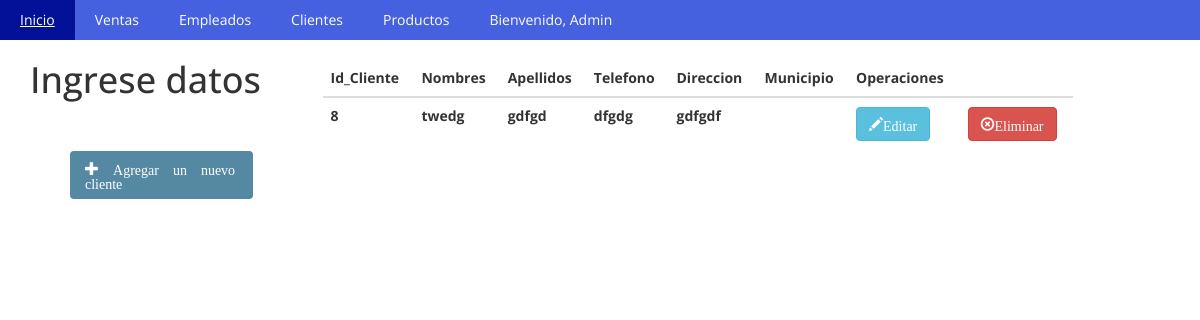
The app's page /cliente/cliente.php (signed in) with its own data.
### tables this page shows
CREATE TABLE `cliente` (
  `Id_Cliente` int(11) NOT NULL,
  `nombres` varchar(70) NOT NULL,
  `apellidos` varchar(70) NOT NULL,
  `telefono` varchar(15) NOT NULL,
  `direcion` varchar(100) NOT NULL,
  `municipio` varchar(100) NOT NULL
);

### cliente/cliente.php (the view, shortened to what this page needs)
<?php
    $con=conectar();
    $sql="SELECT *  FROM cliente";
    $query=mysqli_query($con,$sql);
?>
<!DOCTYPE html>
<html lang="en">
    <head>
        <link href="../style_m.css" rel="stylesheet">
        <link href="../estilos.css" rel="stylesheet">
        <link rel="stylesheet" href="https://maxcdn.bootstrapcdn.com/bootstrap/3.4.0/css/bootstrap.min.css">
       <link href="js/validacion.js" rel="stylesheet">
    </head>
    <body>
    <nav>
			<ul>
			<li><a href="../menu.php">Inicio</a></li>
      <li><a href="../venta/venta.php">Ventas</a></li>
        <?php if($_SESSION['rol'] == 1) {?>
        <li><a href="../empleado/empleado.php">Empleados</a></li>
        <?php }?>
				<li><a href="cliente.php">Clientes</a></li>
				<li><a href="../productos/productos.php">Productos</a></li>
				<li><a href="#">Bienvenido, <?php echo $_SESSION['nombre']; ?></a>
            </li>
			</ul>
		</nav>
		            <div class="container mt-5">
                            <div class="row">
                                <div class="col-md-3">
                                    <h1>Ingrese datos</h1>
                                            <div class="boton-modal">
                                                <label for="btn-modal" class="glyphicon glyphicon-plus">
                                                    Agregar un nuevo cliente
                                                </label>
                                            </div>
                        </div>
                        <div class="col-md-8">
                            <table class="table" >
                                <thead class="table-success table-striped" >
                                    <tr>
                                        <th>Id_Cliente</th>
                                        <th>Nombres</th>
                                        <th>Apellidos</th>
                                        <th>Telefono</th>
                                        <th>Direccion</th>
                                        <th>Municipio</th>
                                        <th>Operaciones</th>
                                        <th></th>
                                    </tr>
                                </thead>
                                <tbody>
                                        <?php
                                            while($row=mysqli_fetch_array($query)){
                                        ?>
                                        <br>
                                            <tr>
                                                <th><?php  echo $row['Id_Cliente']?></th>
                                                <th><?php  echo $row['nombres']?></th>
                                                <th><?php  echo $row['apellidos']?></th>
                                                <th><?php  echo $row['telefono']?></th>
                                                <th><?php  echo $row['direcion']?></th>
                                                <th><?php  echo $row['municipio']?></th>
                                                <th><a href="actualizar.php?id=<?php echo $row['Id_Cliente'] ?>" class="btn btn-info glyphicon glyphicon-pencil ">Editar</a></th>
                                                <th><a href="delete.php?id=<?php echo $row['Id_Cliente'] ?>" class="btn btn-danger glyphicon glyphicon-remove-circle">Eliminar</a></th>
                                            </tr>
                                        <?php
                                            }
                                        ?>
                                </tbody>
                            </table>
                        </div>
                    </div>
            </div>
    </body>
</html>

### style_m.css (style rules this page uses)
body { background-image: url("../img/formulario12.jpg"); background-size: cover; background-repeat:no-repeat; margin-top: auto; }
nav { background:#0b30d5c2; position: relative; }
nav ul { list-style:none; padding:0; margin:0; overflow:hidden; }
nav > ul > li { float:left; }
nav ul li a { text-decoration:none; color:#fff; display:block; padding:10px 20px; }

### estilos.css (style rules this page uses)
* { margin: 0; padding: 0; box-sizing: border-box; font-family: 'Open Sans', sans-serif; }
body { background-image: url(img/acuarella.jpg); }
.boton-modal { padding: 40px; }
.boton-modal label { padding: 10px 15px; background-color: #5488a3; color: #fff; border-radius: 4px; cursor: pointer; transition: all 300ms ease; }

### records on screen
cliente: Id_Cliente "8", nombres "twedg", apellidos "gdfgd", telefono "dfgdg", direcion "gdfgdf"

### other values on screen
$_SESSION['nombre'] "Admin"
